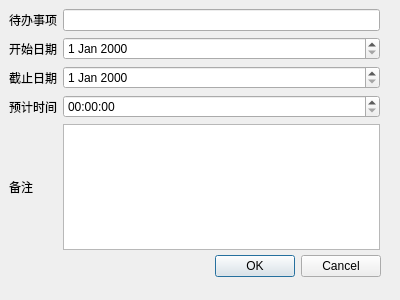
<?xml version="1.0" encoding="UTF-8"?>
<ui version="4.0">
 <class>Dialog_edit</class>
 <widget class="QDialog" name="Dialog_edit">
  <property name="geometry">
   <rect>
    <x>0</x>
    <y>0</y>
    <width>400</width>
    <height>300</height>
   </rect>
  </property>
  <property name="windowTitle">
   <string>Dialog</string>
  </property>
  <widget class="QDialogButtonBox" name="buttonBox">
   <property name="geometry">
    <rect>
     <x>40</x>
     <y>250</y>
     <width>341</width>
     <height>32</height>
    </rect>
   </property>
   <property name="orientation">
    <enum>Qt::Horizontal</enum>
   </property>
   <property name="standardButtons">
    <set>QDialogButtonBox::Cancel|QDialogButtonBox::Ok</set>
   </property>
  </widget>
  <widget class="QWidget" name="gridLayoutWidget">
   <property name="geometry">
    <rect>
     <x>9</x>
     <y>9</y>
     <width>371</width>
     <height>241</height>
    </rect>
   </property>
   <layout class="QGridLayout" name="gridLayout">
    <item row="0" column="1">
     <widget class="QLineEdit" name="lineEdit"/>
    </item>
    <item row="3" column="0">
     <widget class="QLabel" name="label_4">
      <property name="text">
       <string>预计时间</string>
      </property>
     </widget>
    </item>
    <item row="0" column="0">
     <widget class="QLabel" name="label">
      <property name="text">
       <string>待办事项</string>
      </property>
     </widget>
    </item>
    <item row="3" column="1">
     <widget class="QTimeEdit" name="timeEdit">
      <property name="displayFormat">
       <string>hh:mm:ss</string>
      </property>
     </widget>
    </item>
    <item row="2" column="0">
     <widget class="QLabel" name="label_2">
      <property name="text">
       <string>截止日期</string>
      </property>
     </widget>
    </item>
    <item row="4" column="1">
     <widget class="QPlainTextEdit" name="plainTextEdit"/>
    </item>
    <item row="2" column="1">
     <widget class="QDateEdit" name="dateEdit">
      <property name="currentSection">
       <enum>QDateTimeEdit::DaySection</enum>
      </property>
     </widget>
    </item>
    <item row="4" column="0">
     <widget class="QLabel" name="label_3">
      <property name="text">
       <string>备注</string>
      </property>
     </widget>
    </item>
    <item row="1" column="0">
     <widget class="QLabel" name="label_5">
      <property name="text">
       <string>开始日期</string>
      </property>
     </widget>
    </item>
    <item row="1" column="1">
     <widget class="QDateEdit" name="dateEdit_2">
      <property name="currentSection">
       <enum>QDateTimeEdit::DaySection</enum>
      </property>
     </widget>
    </item>
   </layout>
  </widget>
 </widget>
 <resources/>
 <connections>
  <connection>
   <sender>buttonBox</sender>
   <signal>accepted()</signal>
   <receiver>Dialog_edit</receiver>
   <slot>accept()</slot>
   <hints>
    <hint type="sourcelabel">
     <x>248</x>
     <y>254</y>
    </hint>
    <hint type="destinationlabel">
     <x>157</x>
     <y>274</y>
    </hint>
   </hints>
  </connection>
  <connection>
   <sender>buttonBox</sender>
   <signal>rejected()</signal>
   <receiver>Dialog_edit</receiver>
   <slot>reject()</slot>
   <hints>
    <hint type="sourcelabel">
     <x>316</x>
     <y>260</y>
    </hint>
    <hint type="destinationlabel">
     <x>286</x>
     <y>274</y>
    </hint>
   </hints>
  </connection>
 </connections>
</ui>
